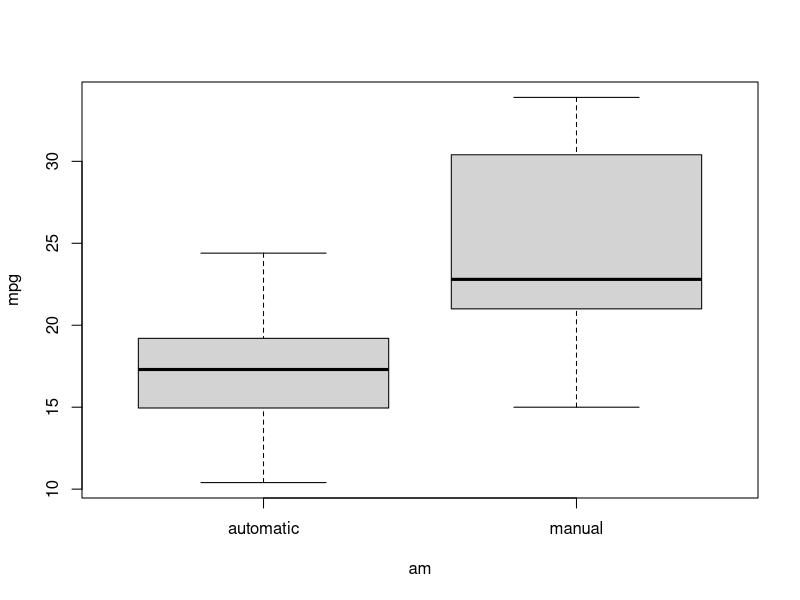
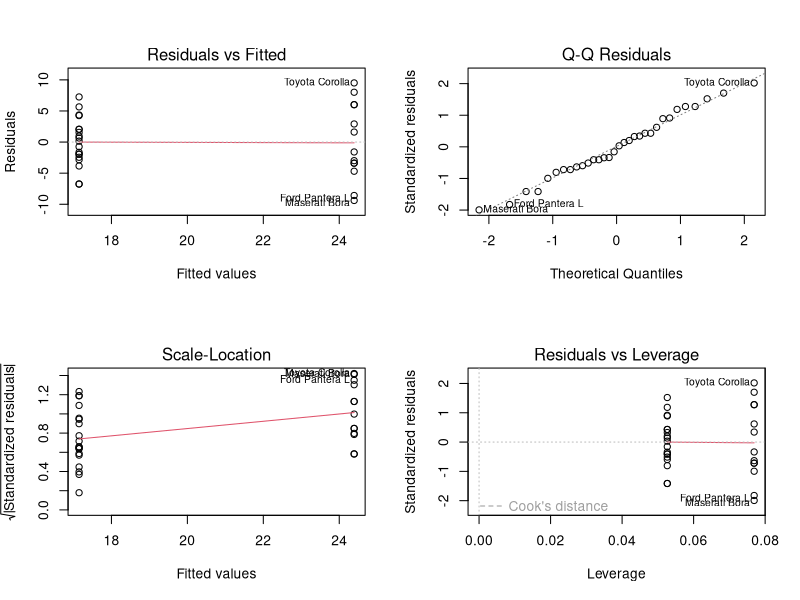
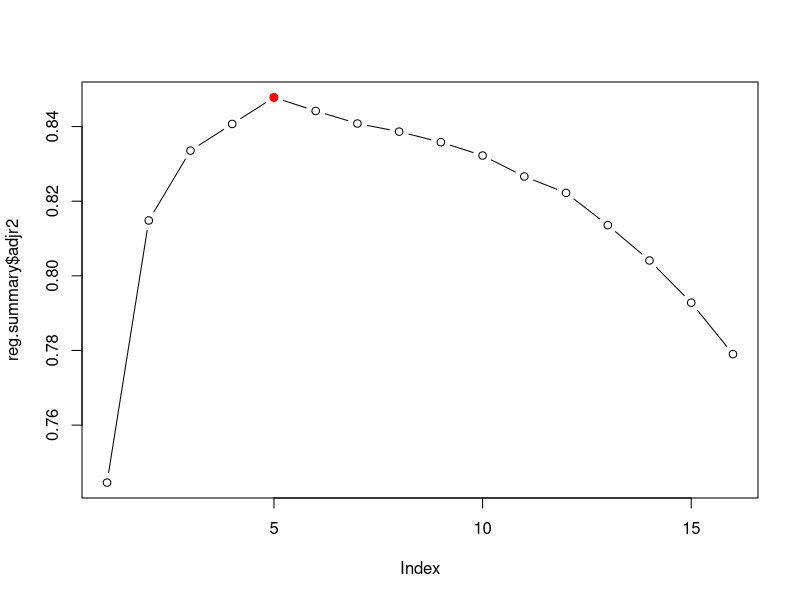
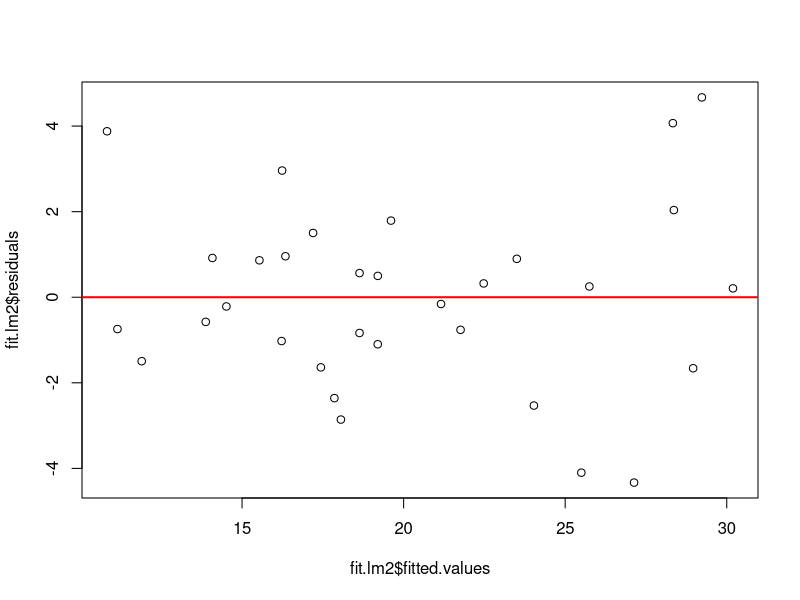

These figures' R source, in order:
#loading mtcars dataset
data(mtcars)
#looking at structure
head(mtcars)
str(mtcars)
#changing variable types
mtcars$cyl <- as.factor(mtcars$cyl)
mtcars$vs <- as.factor(mtcars$vs)
mtcars$am <- as.factor(mtcars$am)
levels(mtcars$am) <- c("automatic", "manual")
mtcars$gear <- as.factor(mtcars$gear)
mtcars$carb <- as.factor(mtcars$carb)
#looking at summary
summary(mtcars)
#exploratory plots
plot(mpg ~ am, data = mtcars)
#fitting models
#fitting with am as the only predictor
fit.lm1 <- lm(mpg ~ am, data = mtcars)
summary(fit.lm1)
#ploting residuals for fit.lm1
par(mfrow = c(2, 2))
plot(fit.lm1)
par(mfrow = c(1, 1))
#tapply(mtcars$mpg, INDEX = mtcars$am, FUN = mean)
#investigating the effect of am on mpg using t.test
t.test(mpg ~ am, data = mtcars)
#selecting the best model
fit.lmFull <- lm(mpg ~ ., data = mtcars)
summary(fit.lmFull)
selectedModel <- step(object = fit.lmFull)
summary(selectedModel)
selectedModel$anova
#using leaps package
library(leaps)
regfit.full <- regsubsets(mpg ~ ., data = mtcars, nvmax = 16)
reg.summary <- summary(regfit.full)
which.max(reg.summary$adjr2)
plot(reg.summary$adjr2, type = "b")
points(5, reg.summary$adjr2[5], col = "red", pch = 19)
reg.summary$adjr2[5]
#plot(regfit.full, scale = "adjr2")
coef(regfit.full, 5)
fit.lm2 <- lm(mpg ~ I(cyl == 6) + hp + wt + vs + am, data = mtcars)
summary(fit.lm2)$coef
plot(fit.lm2$fitted.values, fit.lm2$residuals)
abline(h = 0, col = "red", lwd = 2)
